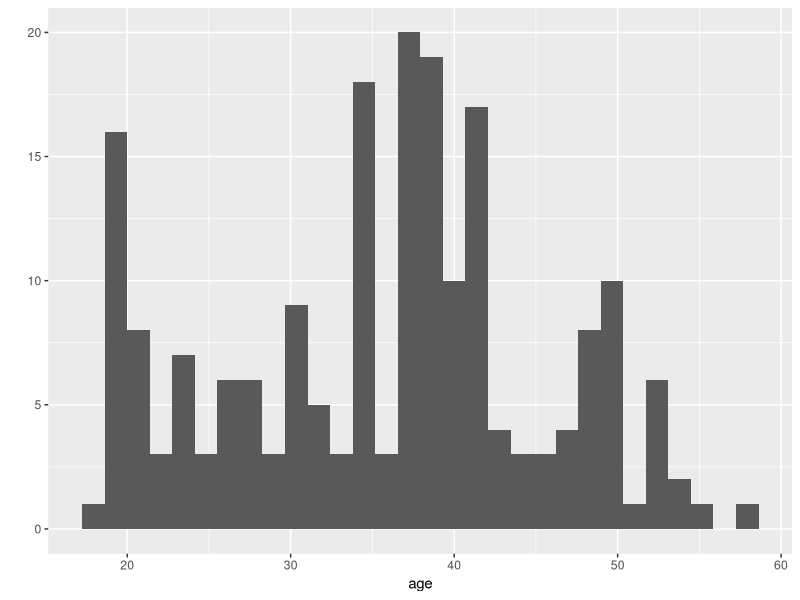
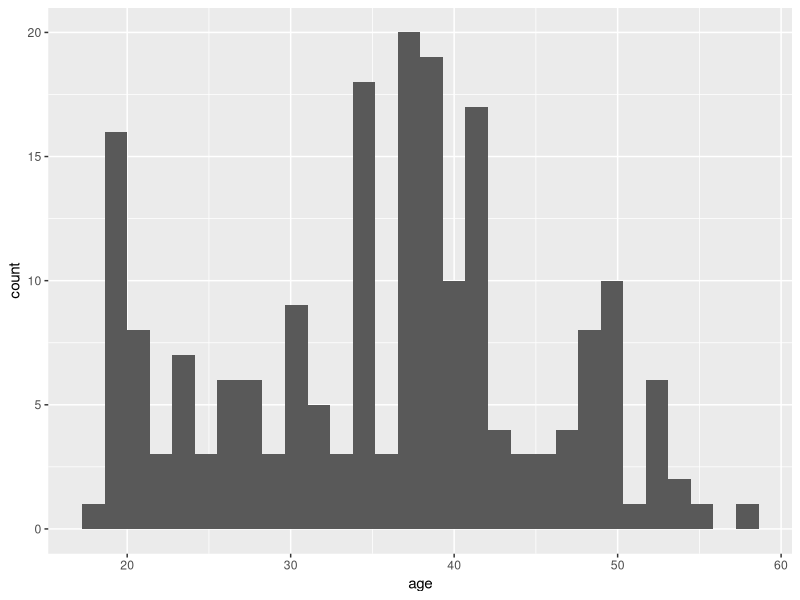
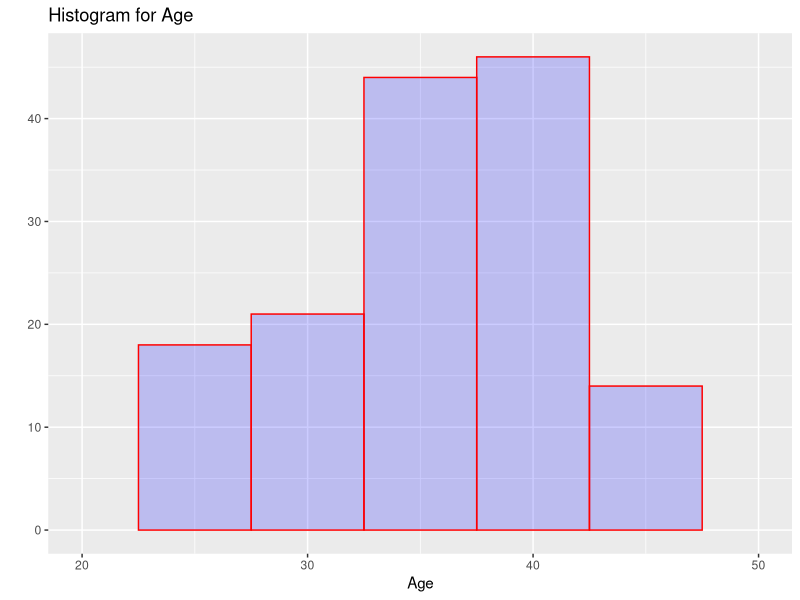
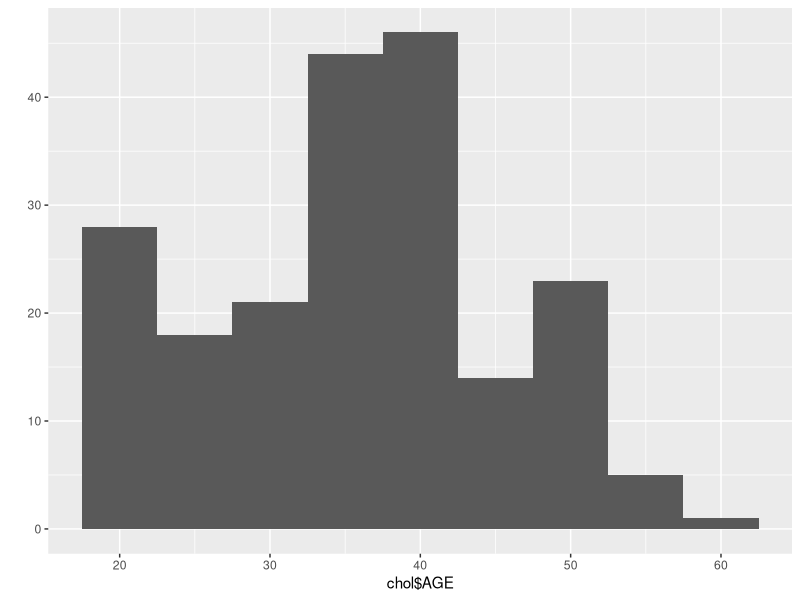
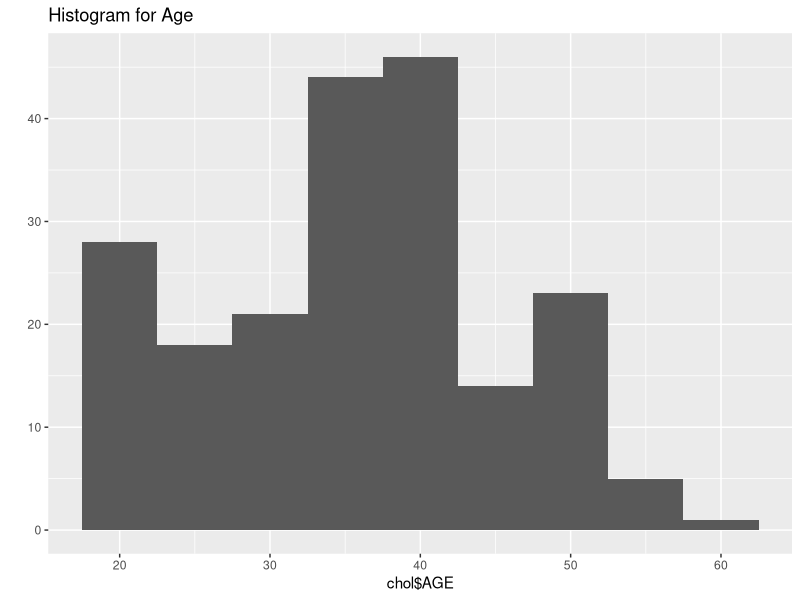
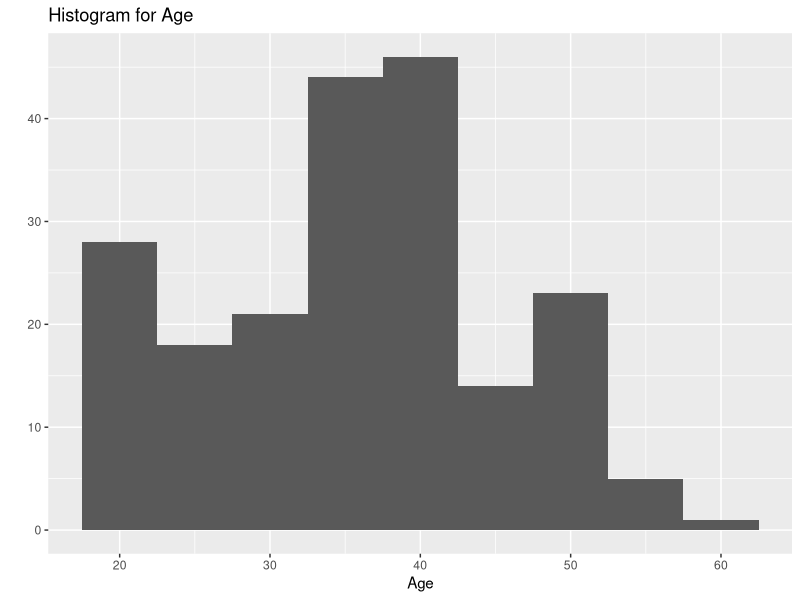
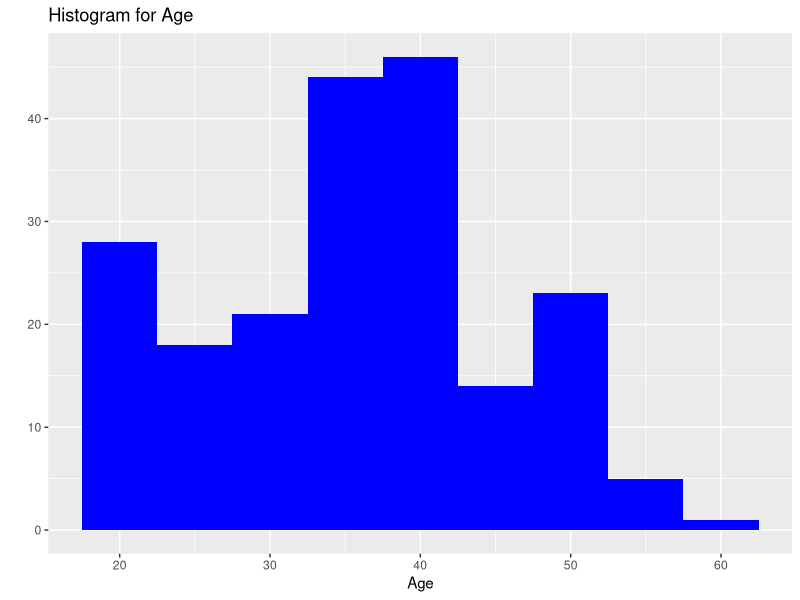
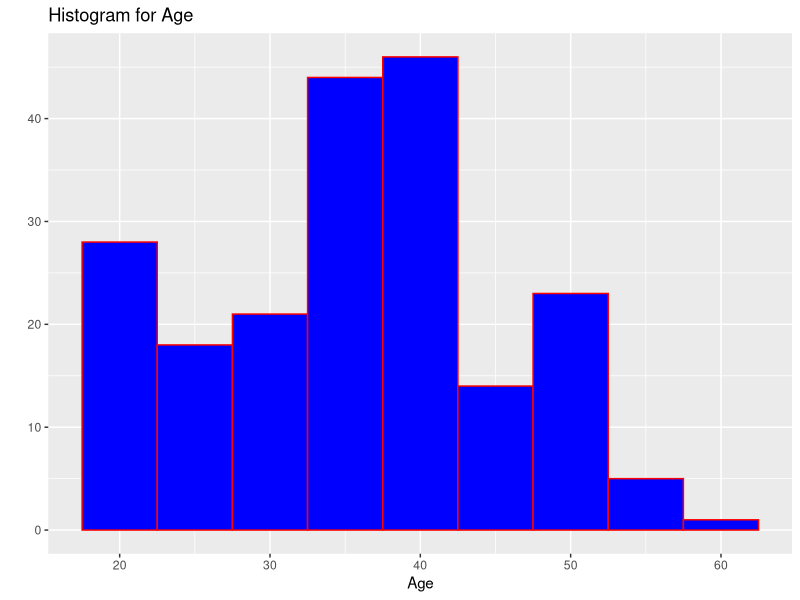

The R source for these figures, in order:
## ---- chunk 1
library(ggplot2)
## ---- chunk 2
chol <- read.table("./dat/chol.txt", header = TRUE)
## ---- chunk 3
#Take the column "AGE" from the "chol" dataset and make a histogram of it
age <- chol$AGE
qplot(age, geom="histogram") 
## ---- chunk 4
# Take the dataset "chol" to be plotted, pass the "AGE" column from the "chol"
# dataset as values on the x-axis and compute a histogram of this
ggplot(data=data.frame(age=age), aes(age)) + geom_histogram()
## ---- chunk 5
# Histogram for the "AGE" column in the "chol" dataset, with title "Histogram for Age" and label for the x-axis ("Age"), with bins of a width of 5 that range from values 20 to 50 on the x-axis and that have transparent blue filling and red borders
qplot(chol$AGE,
      geom="histogram",
      binwidth = 5,  
      main = "Histogram for Age", 
      xlab = "Age",  
      fill=I("blue"), 
      col=I("red"), 
      alpha=I(.2),
      xlim=c(20,50))
## ---- chunk 6
qplot(chol$AGE,
      geom="histogram", 
      binwidth = 5)
## ---- chunk 7
qplot(chol$AGE,
      geom="histogram",
      binwidth = 5,
      main = "Histogram for Age")
## ---- chunk 8
qplot(chol$AGE,
      geom="histogram",
      binwidth = 5,  
      main = "Histogram for Age", 
      xlab = "Age")
## ---- chunk 9
qplot(chol$AGE,
      geom="histogram",
      binwidth = 5,  
      main = "Histogram for Age", 
      xlab = "Age",  
      fill=I("blue"))
## ---- chunk 10
qplot(chol$AGE,
      geom="histogram",
      binwidth = 5,  
      main = "Histogram for Age", 
      xlab = "Age", 
      fill=I("blue"), 
      col=I("red"))
## ---- chunk 11
qplot(chol$AGE,
      geom="histogram",
      binwidth = 5,  
      main = "Histogram for Age", 
      xlab = "Age", 
      fill=I("blue"), 
      col=I("red"), 
      alpha=I(.2))
## ---- chunk 12
qplot(chol$AGE,
      geom="histogram",
      binwidth = 5,  
      main = "Histogram for Age", 
      xlab = "Age",  
      fill=I("blue"), 
      col=I("red"), 
      alpha=I(.2),
      xlim=c(20,50))
## ---- chunk 13
ggplot(data=data.frame(age=age), aes(age)) + 
  geom_histogram(breaks=seq(20, 50, by = 2), 
                 col="red", 
                 fill="green", 
                 alpha = .2) + 
  labs(title="Histogram for Age") +
  labs(x="Age", y="Count") + 
  xlim(c(18,52)) + 
  ylim(c(0,30))
## ---- chunk 14
ggplot(data=data.frame(age=age), aes(age)) + 
  geom_histogram(breaks=seq(20, 50, by=2))
## ---- chunk 15
ggplot(data=data.frame(age=age), aes(age)) + 
  geom_histogram(breaks=seq(20, 50, by =2), 
                 col="red", 
                 fill="green")
## ---- chunk 16
ggplot(data=data.frame(age=age), aes(age)) + 
  geom_histogram(breaks=seq(20, 50, by =2), 
                 col="red", 
                 fill="green", 
                 alpha = .2)
## ---- chunk 17
ggplot(data=data.frame(age=age), aes(age)) + 
  geom_histogram(breaks=seq(20, 50, by =2), 
                 col="red", 
                 aes(fill=..count..))
## ---- chunk 18
ggplot(data=data.frame(age=age), aes(age)) + 
  geom_histogram(breaks=seq(20, 50, by =2), 
                 col="red", 
                 aes(fill=..count..)) +
  scale_fill_gradient("Count", low = "green", high = "red")
## ---- chunk 19
ggplot(data=data.frame(age=age), aes(age)) + 
  geom_histogram(breaks=seq(20, 50, by = 2), 
                 col="red", 
                 fill="green", 
                 alpha = .2) + 
  labs(title="Histogram for Age")
## ---- chunk 20
ggplot(data=data.frame(age=age), aes(age)) + 
  geom_histogram(breaks=seq(20, 50, by = 2), 
                 col="red", 
                 fill="green", 
                 alpha = .2) + 
  labs(title="Histogram for Age") +
  labs(x="Age", y="Count")
## ---- chunk 21
ggplot(data=data.frame(age=age), aes(age)) + 
  geom_histogram(breaks=seq(20, 50, by = 2), 
                 col="red", 
                 fill="green", 
                 alpha = .2) + 
  labs(title="Histogram for Age") +
  labs(x="Age", y="Count") + 
  xlim(c(18,52)) +
  ylim(c(0,30))
## ---- chunk 22
ggplot(data=data.frame(age=age), aes(age)) + 
  geom_histogram(aes(y =..density..), 
                 breaks=seq(20, 50, by = 2), 
                 col="red", 
                 fill="green", 
                 alpha = .2) + 
  geom_density(col=2) + 
  labs(title="Histogram for Age") +
  labs(x="Age", y="Count")
